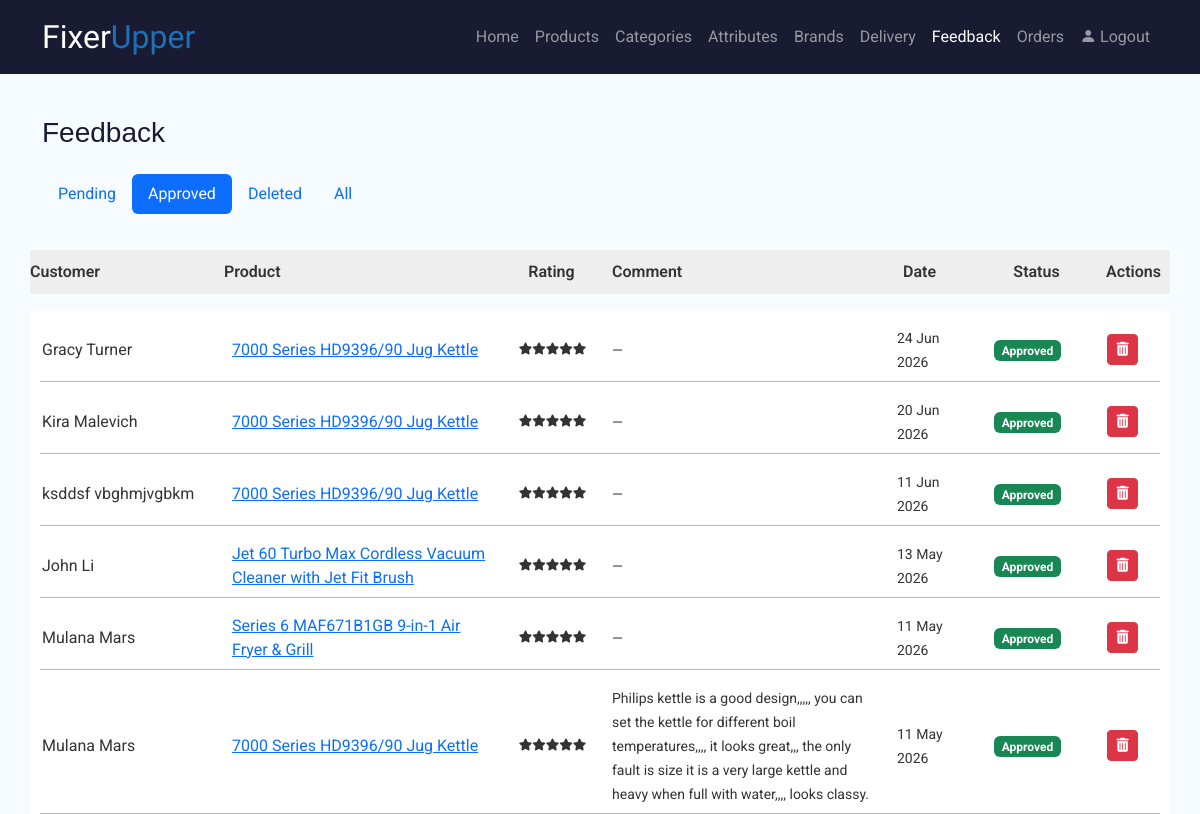
The page /admin/feedback.php?status=1 (signed in) on the database its author committed.
### tables this page shows
CREATE TABLE `reviews` (
  `id` int(11) NOT NULL,
  `userID` int(11) NOT NULL,
  `productID` int(11) NOT NULL,
  `orderID` int(11) NOT NULL,
  `rating` tinyint(4) NOT NULL,
  `comment` text DEFAULT NULL,
  `status` tinyint(4) NOT NULL DEFAULT 0,
  `created_at` datetime NOT NULL DEFAULT current_timestamp()
);

CREATE TABLE `users` (
  `id` int(11) NOT NULL,
  `name` varchar(255) NOT NULL,
  `surname` varchar(255) NOT NULL,
  `email` varchar(255) NOT NULL,
  `tel` varchar(255) DEFAULT NULL,
  `password` varchar(255) NOT NULL,
  `role` int(11) NOT NULL
);

CREATE TABLE `products` (
  `id` int(11) NOT NULL,
  `categoryID` int(11) DEFAULT NULL,
  `brandID` int(11) DEFAULT NULL,
  `sku` varchar(255) NOT NULL,
  `name` varchar(255) NOT NULL,
  `description` text DEFAULT NULL,
  `image` varchar(255) DEFAULT NULL,
  `price` double NOT NULL,
  `qty` int(11) NOT NULL,
  `status` int(11) NOT NULL
);

### admin/feedback.php (the view, shortened to what this page needs)
<?php
  require_once __DIR__ . '/includes/init.php';
  include('./includes/header.php');
  $status_filter = $_GET['status'] ?? '0';
  $where = $status_filter === 'all' ? '' : "WHERE r.status = $status_filter";
  $total      = $conn->query("SELECT COUNT(*) as total FROM reviews r $where")->fetch_assoc()['total'];
  $pagination = paginate($total, 15);
  $perPage    = $pagination['perPage'];
  $offset     = $pagination['offset'];
  $result = $conn->query("
      SELECT
          r.id,
          r.rating,
          r.comment,
          r.status,
          r.created_at,
          u.name    AS user_name,
          u.surname AS user_surname,
          p.name    AS product_name,
          p.id      AS product_id
      FROM reviews r
      JOIN users u    ON u.id = r.userID
      JOIN products p ON p.id = r.productID
      $where
      ORDER BY r.created_at DESC
      LIMIT $offset, $perPage
  ");
  $status_labels = [
      '0' => 'Pending',
      '1' => 'Approved',
      '2' => 'Deleted',
  ];
?>
<section id="titleSection" class="pt-3 pb-1">
    <div class="container">
        <div class="d-flex justify-content-between mb-3">
            <h1>Feedback</h1>
        </div>
        <ul class="nav nav-pills mb-3">
            <li class="nav-item">
                <a class="nav-link <?= $status_filter === '0'   ? 'active' : '' ?>" href="feedback.php?status=0">Pending</a>
            </li>
            <li class="nav-item">
                <a class="nav-link <?= $status_filter === '1'   ? 'active' : '' ?>" href="feedback.php?status=1">Approved</a>
            </li>
            <li class="nav-item">
                <a class="nav-link <?= $status_filter === '2'   ? 'active' : '' ?>" href="feedback.php?status=2">Deleted</a>
            </li>
            <li class="nav-item">
                <a class="nav-link <?= $status_filter === 'all' ? 'active' : '' ?>" href="feedback.php?status=all">All</a>
            </li>
        </ul>
    </div>
</section>
<section id="tableHeader" class="pt-3 pb-3">
    <div class="container">
        <div class="row fw-semibold">
            <div class="col-md-2">Customer</div>
            <div class="col-md-3">Product</div>
            <div class="col-md-1 text-center">Rating</div>
            <div class="col-md-3">Comment</div>
            <div class="col-md-1">Date</div>
            <div class="col-md-1 text-center">Status</div>
            <div class="col-md-1 text-center">Actions</div>
        </div>
    </div>
</section>
<section id="tableBody">
    <div class="container">
        <?php while ($row = $result->fetch_assoc()): ?>
            <?php
            $status_class = match((string)$row['status']) {
                '0' => 'bg-warning text-dark',
                '1' => 'bg-success',
                '2' => 'bg-secondary',
                default => 'bg-secondary'
            };
            ?>
            <div class="row pt-3 pb-2 item-row align-items-center">
                <div class="col-md-2">
                    <?= htmlspecialchars($row['user_name'] . ' ' . $row['user_surname']) ?>
                </div>
                <div class="col-md-3">
                    <a href="../product.php?id=<?= $row['product_id'] ?>" target="_blank">
                        <?= htmlspecialchars($row['product_name']) ?>
                    </a>
                </div>
                <div class="col-md-1 text-center">
                    <?= renderStars((float)$row['rating'], 'fa-xs') ?>
                </div>
                <div class="col-md-3">
                    <small><?= htmlspecialchars($row['comment'] ?: '—') ?></small>
                </div>
                <div class="col-md-1">
                    <small><?= date('d M Y', strtotime($row['created_at'])) ?></small>
                </div>
                <div class="col-md-1 text-center">
                    <span class="badge <?= $status_class ?>">
                        <?= $status_labels[(string)$row['status']] ?>
                    </span>
                </div>
                <div class="col-md-1 text-center d-flex gap-1 justify-content-center">
                    <?php if ($row['status'] != 2): ?>
                        <form method="POST">
                            <button name="delete" class="btn btn-danger btn-sm"
                                    title="Delete"
                                    onclick="return confirm('Delete this review?')">
                                <i class="fa-solid fa-trash-can"></i>
                            </button>
                        </form>
                    <?php endif; ?>
                </div>
            </div>
        <?php endwhile; ?>
    </div>
</section>

### includes/functions.php (shortened to what this page needs)
<?php
    function paginate($total, $perPage = 10) {
        $page       = isset($_GET['page']) ? max(1, (int)$_GET['page']) : 1;
        $totalPages = ceil($total / $perPage);
        $offset     = ($page - 1) * $perPage;
        return [
            'page'       => $page,
            'perPage'    => $perPage,
            'totalPages' => $totalPages,
            'offset'     => $offset
        ];
    }
    function renderStars(float $rating, string $size = ''): string {
        $fa_size = $size ? " $size" : '';
        $html    = '';
        for ($i = 1; $i <= 5; $i++) {
            if ($rating >= $i) {
                $html .= "<i class=\"fa-solid fa-star{$fa_size} star-filled\"></i>";
            } elseif ($rating >= $i - 0.5) {
                $html .= "<i class=\"fa-solid fa-star-half-stroke{$fa_size} star-filled\"></i>";
            } else {
                $html .= "<i class=\"fa-regular fa-star{$fa_size} star-empty\"></i>";
            }
        }
        return $html;
    }

### admin/css/style.css (style rules this page uses)
body { font-family: 'Roboto', sans-serif; margin: 0; padding: 0; background: #F5FBFF; color: #333; }
h1 { font-family: 'Montserrat', sans-serif; color: #191b32; font-size: 28px; }
#titleSection { margin-top: 100px; }
#tableHeader > .container { background-color: #eee; font-weight: bold; padding: 10px 0; }
#tableBody > .container, #formBody > .container { background-color: #ffffff; }
.item-row { position: relative; }
.item-row::after { content: ""; position: absolute; left: 10px; right: 10px; bottom: 0; border-bottom: 1px solid #B7B7B7; }

### rows shown on the page
reviews: userID.surname "Gracy Turner", productID.name "7000 Series HD9396/90 Jug Kettle", comment "—", created_at "24 Jun 2026", status "Approved"
reviews: userID.surname "Kira Malevich", productID.name "7000 Series HD9396/90 Jug Kettle", comment "—", created_at "20 Jun 2026", status "Approved"
reviews: userID.surname "ksddsf vbghmjvgbkm", productID.name "7000 Series HD9396/90 Jug Kettle", comment "—", created_at "11 Jun 2026", status "Approved"
reviews: userID.surname "John Li", productID.name "Jet 60 Turbo Max Cordless Vacuum Cleaner with Jet Fit Brush", comment "—", created_at "13 May 2026", status "Approved"
reviews: userID.surname "Mulana Mars", productID.name "Series 6 MAF671B1GB 9-in-1 Air Fryer & Grill", comment "—", created_at "11 May 2026", status "Approved"
reviews: userID.surname "Mulana Mars", productID.name "7000 Series HD9396/90 Jug Kettle", comment "Philips kettle is a good design,,,,, you can set the kettle for different boil temperatures,,,, it looks great,,, the only fault is size it is a very large kettle and heavy when full with water,,,, looks classy.", created_at "11 May 2026", status "Approved"
